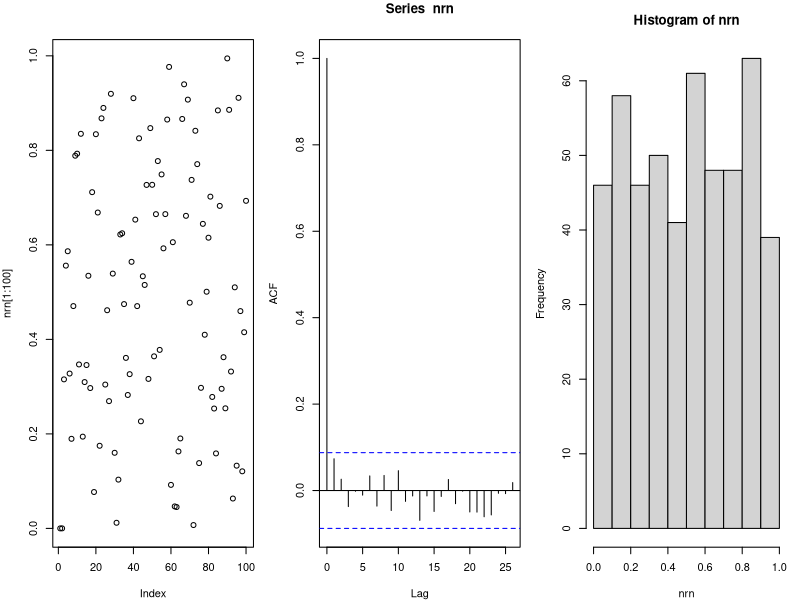
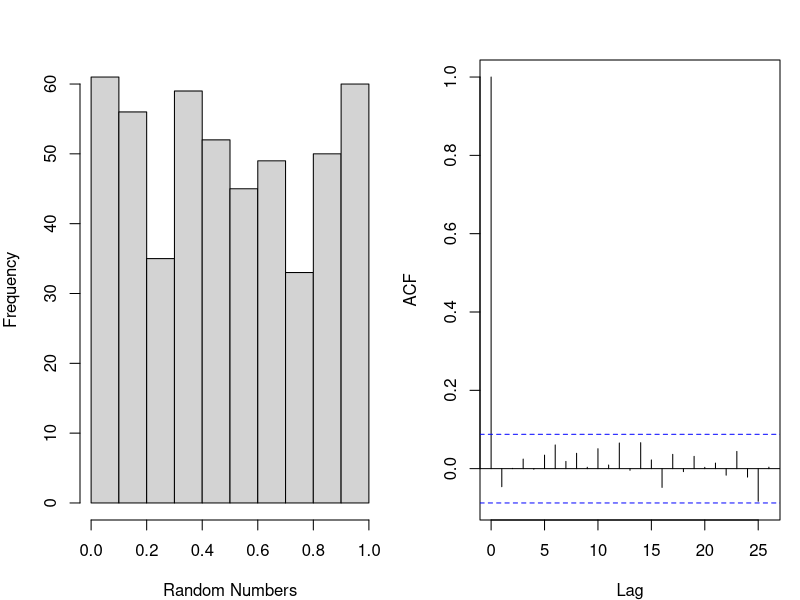
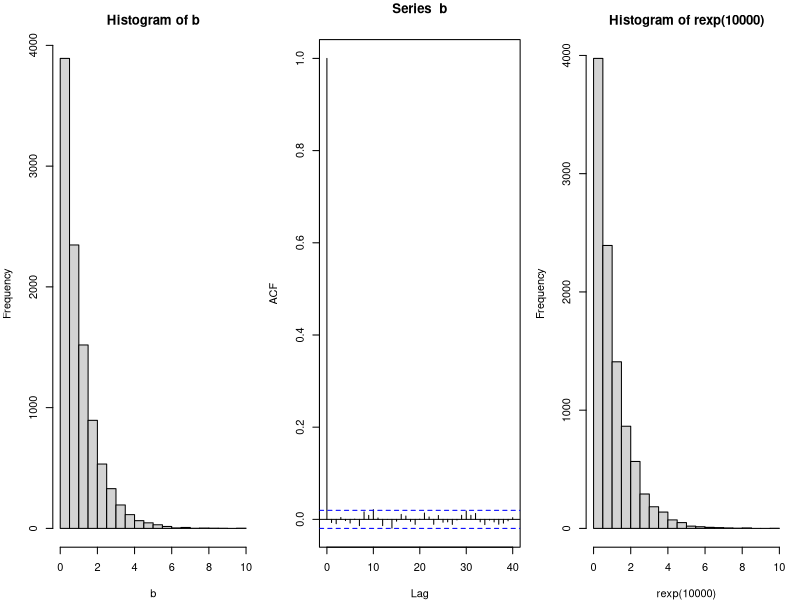
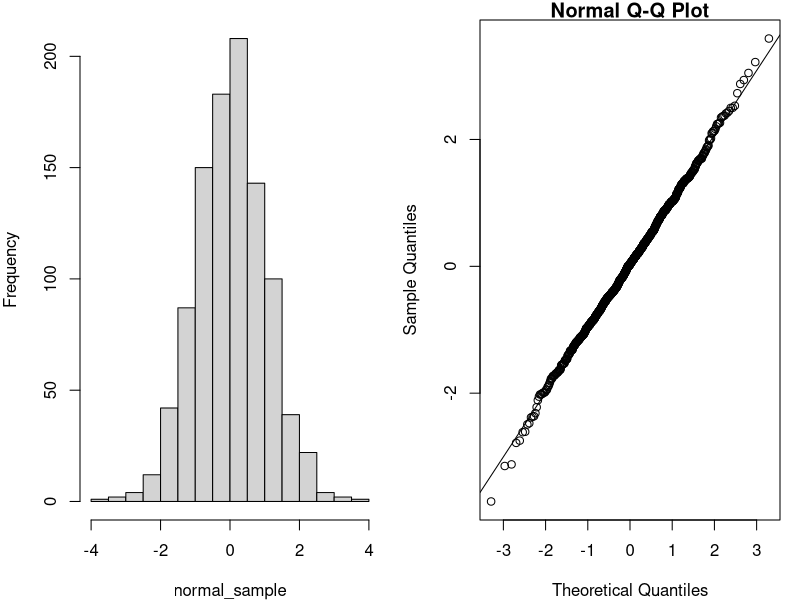
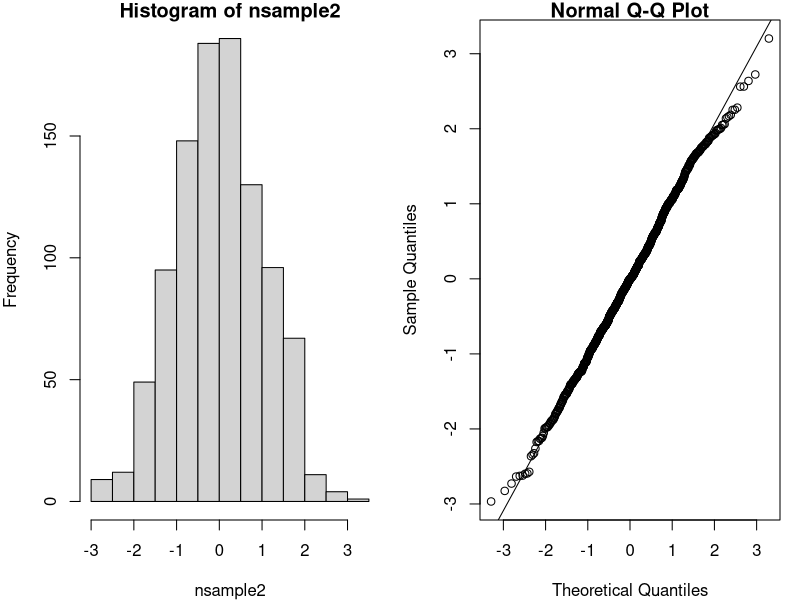
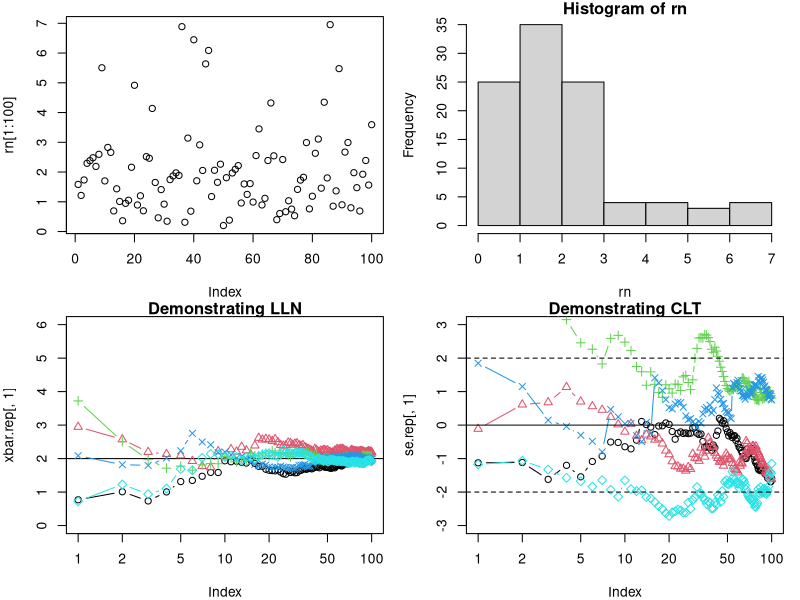

R code for these plots, in order:
## ---- chunk 1


A <- 7^5
M <-  2^31-1

N <- 500
rn <- rep (0, N)
rn[1] <- 10
for (i in 2:length (rn))
{
    rn[i] <- (A * rn[i-1] ) %% M
}

nrn <- rn/(M-1)
par(mfrow=c(1,3),mar=c(4,4,3,1))
plot (nrn[1:100])
acf (nrn)
hist (nrn)


n <- 500
a <- runif(n)
par(mfrow=c(1,2),mar=c(4,4,3,1))
hist(a,xlab="Random Numbers",main="")

acf(a,main="")

## ---- chunk 2
# generate exponenail random numbers

#use method of inverse cdf to generate iid sample from exp(1)
gen_exp <- function(n)
{
    #generate unif(0,) random numbers
    u <- runif(n)
    #transform the random numbers
    -log(1-u)
}

b <- gen_exp (10000)
par(mfrow=c(1,3),mar=c(4,4,3,1))
hist (b)
acf (b)

## r built in generators
hist (rexp (10000))

## ---- chunk 3
gen_normal <- function(n)
{
    #calculates size of random samples, which is greater than half of n
    size_sample <- ceiling(n/2)
    
    R <- sqrt(2*rexp(size_sample))
    theta <- runif(size_sample,0,2*pi)
    
    X <- R*cos(theta)  
    Y <- R*sin(theta)
    
    c(X,Y)[1:n]  
}

normal_sample <- gen_normal(1000)

par(mfrow=c(1,2),mar=c(4,4,1,1))

hist(normal_sample,main="")

qqnorm(normal_sample)
qqline(normal_sample)

nsample2 <- rnorm (1000) 
hist (nsample2)
qqnorm (nsample2)
qqline(nsample2)

## ---- chunk 4

n <- 100
rn <- rgamma (n, shape = 2)

par (mfrow = c(2,2))
plot (rn[1:100])
hist (rn)
xbar.rep <- replicate(5, cumsum(rgamma (n, shape = 2))/(1:n))
se.rep <- replicate(5, (cumsum(rgamma (n, shape = 2))/(1:n) - 2) / sqrt(2/(1:n)))
plot(xbar.rep[,1], main = "Demonstrating LLN", log = "x", type = "b", ylim = c(0, 6)); abline (h = 2)
for (i in 2:ncol(xbar.rep)) points(xbar.rep[,i], col = i, pch = i, type = "b")
plot(se.rep[,1], ylim = c(-3,3), type="b",log = "x",  main="Demonstrating CLT")
for (i in 2:ncol(se.rep)) points(se.rep[,i], col = i, pch = i, type = "b")
abline (h = c(0, -2,2), lty = c(1,2,2))



## ---- chunk 5

#### an application of monte carlo method in estimating pi

# n is the number of samples drawn uniformly from the rectangle (-1,1)  * (-1,1)
# an estimate of pi is returned
pi_est_mc <- function(n)
{
    #X and Y are independent, each with marginal distribution unif(-1,1)
    X <- runif(n,-1,1)
    Y <- runif(n,-1,1)
    
    Z <- 4 * (X^2 + Y^2 <= 1)
    mu <- mean (Z)
    error <- 1.96 * sd (Z) /sqrt (n)
    list (pi.est = mu, error.95perc = error, ci.95perc = mu + c(-error, error))
}  

pi_est_mc (100)
pi_est_mc (10000)
pi_est_mc (100000)
pi_est_mc (10000000)
